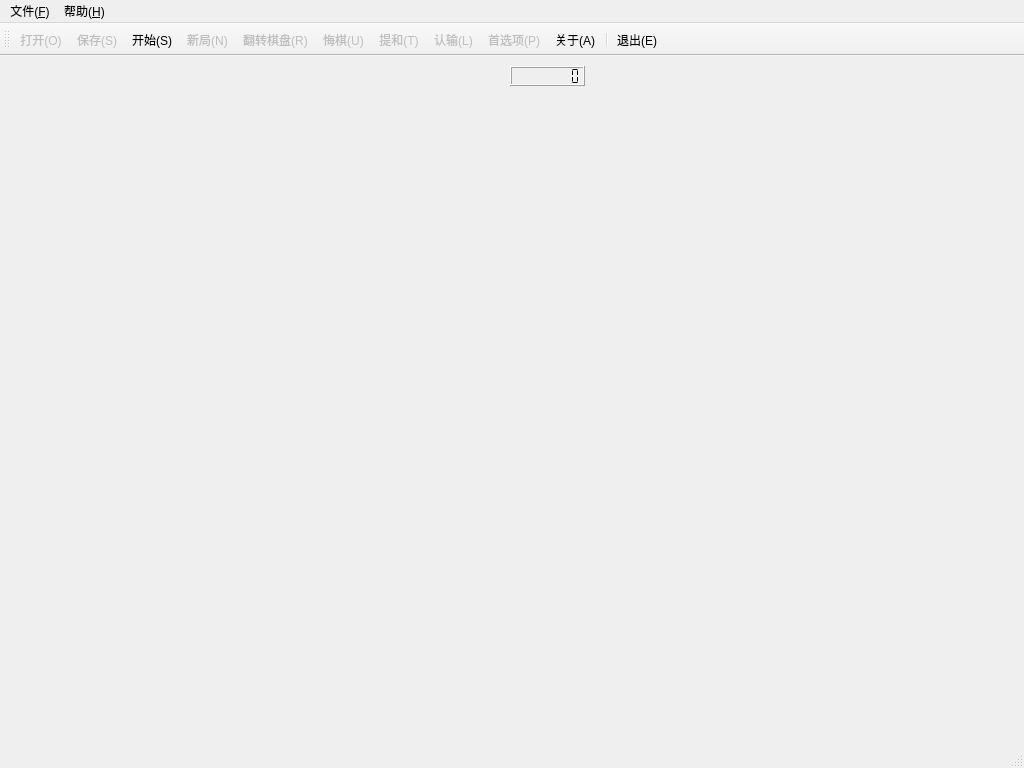
<?xml version="1.0" encoding="UTF-8"?>
<ui version="4.0">
 <class>MainWindow</class>
 <widget class="QMainWindow" name="MainWindow">
  <property name="geometry">
   <rect>
    <x>0</x>
    <y>0</y>
    <width>1024</width>
    <height>768</height>
   </rect>
  </property>
  <property name="minimumSize">
   <size>
    <width>1024</width>
    <height>768</height>
   </size>
  </property>
  <property name="maximumSize">
   <size>
    <width>1024</width>
    <height>768</height>
   </size>
  </property>
  <property name="windowTitle">
   <string>中国象棋</string>
  </property>
  <property name="windowIcon">
   <iconset>
    <normaloff>:/images/chess.png</normaloff>:/images/chess.png</iconset>
  </property>
  <widget class="QWidget" name="centralWidget">
   <widget class="QLCDNumber" name="timeLeft">
    <property name="geometry">
     <rect>
      <x>510</x>
      <y>10</y>
      <width>75</width>
      <height>20</height>
     </rect>
    </property>
    <property name="minimumSize">
     <size>
      <width>75</width>
      <height>20</height>
     </size>
    </property>
    <property name="maximumSize">
     <size>
      <width>75</width>
      <height>20</height>
     </size>
    </property>
    <property name="digitCount">
     <number>8</number>
    </property>
    <property name="segmentStyle">
     <enum>QLCDNumber::Flat</enum>
    </property>
    <property name="value" stdset="0">
     <double>0.000000000000000</double>
    </property>
   </widget>
   <widget class="QLabel" name="lblTurn">
    <property name="geometry">
     <rect>
      <x>440</x>
      <y>10</y>
      <width>61</width>
      <height>20</height>
     </rect>
    </property>
    <property name="text">
     <string/>
    </property>
   </widget>
  </widget>
  <widget class="QMenuBar" name="menuBar">
   <property name="geometry">
    <rect>
     <x>0</x>
     <y>0</y>
     <width>1024</width>
     <height>26</height>
    </rect>
   </property>
   <widget class="QMenu" name="menuFile">
    <property name="title">
     <string>文件(&amp;F)</string>
    </property>
    <addaction name="actionOpen"/>
    <addaction name="actionStart"/>
    <addaction name="actionNewGame"/>
    <addaction name="actionFlip"/>
    <addaction name="actionUndo"/>
    <addaction name="actionLose"/>
    <addaction name="actionTie"/>
    <addaction name="actionSettings"/>
    <addaction name="actionSave"/>
    <addaction name="separator"/>
    <addaction name="actionExit"/>
   </widget>
   <widget class="QMenu" name="menu_Help">
    <property name="title">
     <string>帮助(&amp;H)</string>
    </property>
    <addaction name="actionAbout"/>
   </widget>
   <addaction name="menuFile"/>
   <addaction name="menu_Help"/>
  </widget>
  <widget class="QStatusBar" name="statusBar"/>
  <widget class="QToolBar" name="toolBar">
   <property name="windowTitle">
    <string>toolBar</string>
   </property>
   <attribute name="toolBarArea">
    <enum>TopToolBarArea</enum>
   </attribute>
   <attribute name="toolBarBreak">
    <bool>false</bool>
   </attribute>
   <addaction name="actionOpen"/>
   <addaction name="actionSave"/>
   <addaction name="actionStart"/>
   <addaction name="actionNewGame"/>
   <addaction name="actionFlip"/>
   <addaction name="actionUndo"/>
   <addaction name="actionTie"/>
   <addaction name="actionLose"/>
   <addaction name="actionSettings"/>
   <addaction name="actionAbout"/>
   <addaction name="separator"/>
   <addaction name="actionExit"/>
  </widget>
  <action name="actionAbout">
   <property name="icon">
    <iconset>
     <normaloff>:/images/helpabout.png</normaloff>:/images/helpabout.png</iconset>
   </property>
   <property name="text">
    <string>关于(&amp;A)</string>
   </property>
  </action>
  <action name="actionOpen">
   <property name="enabled">
    <bool>false</bool>
   </property>
   <property name="icon">
    <iconset>
     <normaloff>:/images/fileopen.png</normaloff>:/images/fileopen.png</iconset>
   </property>
   <property name="text">
    <string>打开(&amp;O)</string>
   </property>
  </action>
  <action name="actionStart">
   <property name="icon">
    <iconset>
     <normaloff>:/images/start.png</normaloff>:/images/start.png</iconset>
   </property>
   <property name="text">
    <string>开始(&amp;S)</string>
   </property>
  </action>
  <action name="actionNewGame">
   <property name="enabled">
    <bool>false</bool>
   </property>
   <property name="icon">
    <iconset>
     <normaloff>:/images/newgame.png</normaloff>:/images/newgame.png</iconset>
   </property>
   <property name="text">
    <string>新局(&amp;N)</string>
   </property>
  </action>
  <action name="actionTie">
   <property name="enabled">
    <bool>false</bool>
   </property>
   <property name="icon">
    <iconset>
     <normaloff>:/images/tie.png</normaloff>:/images/tie.png</iconset>
   </property>
   <property name="text">
    <string>提和(&amp;T)</string>
   </property>
  </action>
  <action name="actionUndo">
   <property name="enabled">
    <bool>false</bool>
   </property>
   <property name="icon">
    <iconset>
     <normaloff>:/images/fallback.png</normaloff>:/images/fallback.png</iconset>
   </property>
   <property name="text">
    <string>悔棋(&amp;U)</string>
   </property>
  </action>
  <action name="actionLose">
   <property name="enabled">
    <bool>false</bool>
   </property>
   <property name="icon">
    <iconset>
     <normaloff>:/images/fail.png</normaloff>:/images/fail.png</iconset>
   </property>
   <property name="text">
    <string>认输(&amp;L)</string>
   </property>
  </action>
  <action name="actionExit">
   <property name="icon">
    <iconset>
     <normaloff>:/images/fileexit.png</normaloff>:/images/fileexit.png</iconset>
   </property>
   <property name="text">
    <string>退出(&amp;E)</string>
   </property>
  </action>
  <action name="actionSettings">
   <property name="enabled">
    <bool>false</bool>
   </property>
   <property name="icon">
    <iconset>
     <normaloff>:/images/settings.png</normaloff>:/images/settings.png</iconset>
   </property>
   <property name="text">
    <string>首选项(&amp;P)</string>
   </property>
  </action>
  <action name="actionSave">
   <property name="enabled">
    <bool>false</bool>
   </property>
   <property name="icon">
    <iconset>
     <normaloff>:/images/filesave.png</normaloff>:/images/filesave.png</iconset>
   </property>
   <property name="text">
    <string>保存(&amp;S)</string>
   </property>
  </action>
  <action name="actionFlip">
   <property name="enabled">
    <bool>false</bool>
   </property>
   <property name="icon">
    <iconset>
     <normaloff>:/images/flip.png</normaloff>:/images/flip.png</iconset>
   </property>
   <property name="text">
    <string>翻转棋盘(&amp;R)</string>
   </property>
  </action>
 </widget>
 <layoutdefault spacing="6" margin="11"/>
 <resources/>
 <connections/>
</ui>
